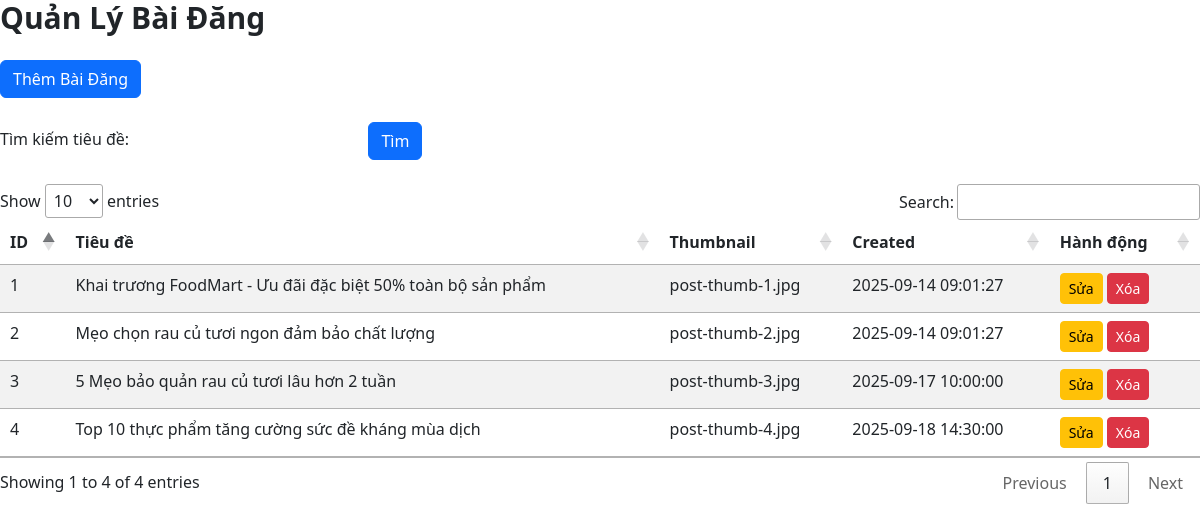
Screenshot of /admin/index.php?controller=blog&action=list (signed in) with the database file from the repository.
### tables this page shows
CREATE TABLE blogs (
    id INT AUTO_INCREMENT PRIMARY KEY,
    title VARCHAR(200) NOT NULL,
    content TEXT NOT NULL,
    thumbnail VARCHAR(255) NULL,
    created_at TIMESTAMP DEFAULT CURRENT_TIMESTAMP
);

### admin/controllers/BlogController.php (called while the page is built, shortened)
<?php
require_once 'models/BlogModel.php';
class BlogController {
    private $model;
    public function __construct() {
        $this->model = new BlogModel();
    }
    public function list() {
        $keyword = $_GET['keyword'] ?? '';
        $blogs = $this->model->search($keyword);
        include 'views/blogs/list.php';
    }
}
?>

### admin/config/database.php (called while the page is built)
<?php
class Database {
    private $host = 'localhost';
    private $dbname = 'foodmart_full_v1';
    private $username = 'root';
    private $password = '';
    private $pdo;
    public function __construct() {
        try {
            $this->pdo = new PDO(
                "mysql:host={$this->host};dbname={$this->dbname};charset=utf8mb4",
                $this->username,
                $this->password,
                [PDO::ATTR_ERRMODE => PDO::ERRMODE_EXCEPTION]
            );
        } catch (PDOException $e) {
            die("Database connection failed: " . $e->getMessage());
        }
    }
    public function getConnection() {
        return $this->pdo;
    }
}
$db = new Database();
?>

### admin/models/BlogModel.php (called while the page is built, shortened)
<?php
require_once 'config/database.php';
class BlogModel {
    private $db;
    public function __construct() {
        global $db;
        $this->db = $db->getConnection();
    }
    public function search($keyword = '') {
        $sql = "SELECT * FROM blogs WHERE title LIKE ? OR content LIKE ? ORDER BY id DESC";
        $stmt = $this->db->prepare($sql);
        $stmt->execute(["%$keyword%", "%$keyword%"]);
        return $stmt->fetchAll(PDO::FETCH_ASSOC);
    }
}
?>

### admin/views/blogs/list.php (the view, shortened to what this page needs)
<!DOCTYPE html>
<html lang="vi">
<head>
    <link href="https://cdn.jsdelivr.net/npm/bootstrap@5.3.0/dist/css/bootstrap.min.css" rel="stylesheet">
    <link href="https://cdn.jsdelivr.net/npm/tailwindcss@2.2.19/dist/tailwind.min.css" rel="stylesheet">
    <link href="https://cdn.datatables.net/1.10.25/css/jquery.dataTables.min.css" rel="stylesheet">
</head>
<body>
    <div class="content">
        <h1 class="text-3xl font-bold mb-6">Quản Lý Bài Đăng</h1>
        <a href="index.php?controller=blog&action=add" class="btn btn-primary mb-4">Thêm Bài Đăng</a>
        <form method="GET" class="mb-4">
            <label>Tìm kiếm tiêu đề: <input type="text" name="keyword" value="<?= htmlspecialchars($keyword) ?>"></label>
            <button type="submit" class="btn btn-primary">Tìm</button>
        </form>
        <table class="table table-striped" id="blogTable">
            <thead>
                <tr>
                    <th>ID</th>
                    <th>Tiêu đề</th>
                    <th>Thumbnail</th>
                    <th>Created</th>
                    <th>Hành động</th>
                </tr>
            </thead>
            <tbody>
                <?php foreach ($blogs as $blog): ?>
                <tr>
                    <td><?= $blog['id'] ?></td>
                    <td><?= htmlspecialchars($blog['title']) ?></td>
                    <td><?= htmlspecialchars($blog['thumbnail']) ?></td>
                    <td><?= $blog['created_at'] ?></td>
                    <td>
                        <a href="index.php?controller=blog&action=edit&id=<?= $blog['id'] ?>" class="btn btn-sm btn-warning">Sửa</a>
                        <a href="index.php?controller=blog&action=delete&id=<?= $blog['id'] ?>" class="btn btn-sm btn-danger" onclick="confirmDelete(event)">Xóa</a>
                    </td>
                </tr>
                <?php endforeach; ?>
            </tbody>
        </table>
    </div>
</body>
</html>

### rows the page displays
blogs: id "4", title "Top 10 thực phẩm tăng cường sức đề kháng mùa dịch", thumbnail "post-thumb-4.jpg", created_at "2025-09-18 14:30:00"
blogs: id "3", title "5 Mẹo bảo quản rau củ tươi lâu hơn 2 tuần", thumbnail "post-thumb-3.jpg", created_at "2025-09-17 10:00:00"
blogs: id "2", title "Mẹo chọn rau củ tươi ngon đảm bảo chất lượng", thumbnail "post-thumb-2.jpg", created_at "2025-09-14 09:01:27"
blogs: id "1", title "Khai trương FoodMart - Ưu đãi đặc biệt 50% toàn bộ sản phẩm", thumbnail "post-thumb-1.jpg", created_at "2025-09-14 09:01:27"
